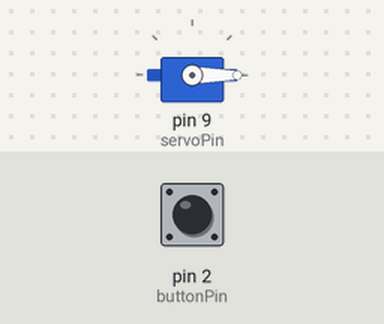
The sketch below on a simulated Arduino Uno, built with avr-gcc and run on an emulated ATmega328P. On the bench: servo. Inputs (shaded band) come from the test bench; at power-on: pin 2 (buttonPin) LOW.

Above: at 1.2 s.
1.3 s: pin 2 (buttonPin) pulled HIGH for 0.15 s
At 2.1 s:
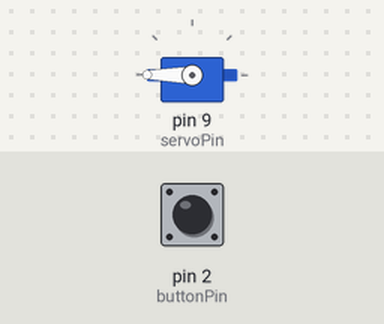
2.9 s: pin 2 (buttonPin) pulled HIGH for 1 s
At 3.3 s:
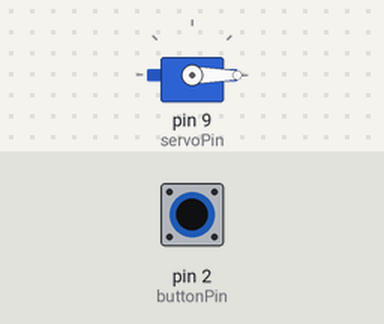
5.4 s: pin 2 (buttonPin) pulled HIGH for 3.2 s
At 6.4 s:
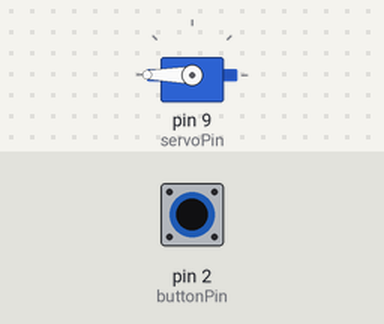
Timing chart, 0 to 8.4 s (numbered marks = the images above; inputs shaded):
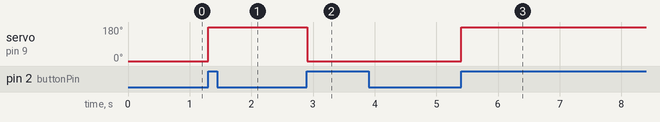

The sketch:

controlling_servo_using_button.ino
```cpp
#include <Servo.h>
Servo servo1;

int servoPin = 9;
int buttonPin = 2;

boolean prevButton = LOW;     // Contains prev button state
boolean currentButton = LOW;  // Contains current button state
boolean isRotated = false;

void setup() {
  // put your setup code here, to run once:
  servo1.attach(servoPin);
  pinMode(buttonPin, INPUT);
}

boolean debounce(boolean last) {
  boolean current = digitalRead(buttonPin);  // Read button state

  if (last != current) {
    delay(5);                       // Delay by 5ms
    current = digitalRead(buttonPin);  // Read button state again
  }

  return current;  // return current value
}

void loop() {
  // put your main code here, to run repeatedly:
  // int potVal = analogRead(potPin);
  // int angle = map(potVal, 0, 1023, 0, 180);
  // servo1.write(angle);

  currentButton = debounce(prevButton);  // Read debounce state
  if (prevButton == LOW && currentButton == HIGH) {
    isRotated = !isRotated;
  }

  prevButton = currentButton;

  if (isRotated) {
    servo1.write(180);
  } else {
    servo1.write(-180);
  }
}
```

Measured:
- after the input at 1.3 s, servo on pin 9 (servoPin): 0° → 180° at once
- after the input at 2.9 s, servo on pin 9 (servoPin): 180° → 0° at once
- after the input at 5.4 s, servo on pin 9 (servoPin): 0° → 180° at once
